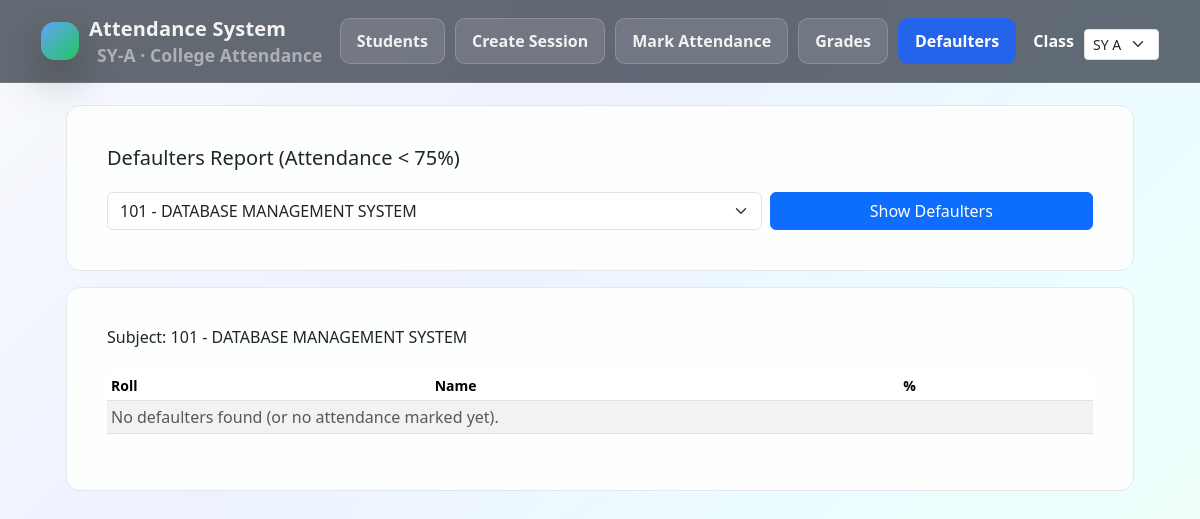
The page /defaulters?subject_id=1 on the database its author committed.
### tables this page shows
CREATE TABLE classes (
      class_id INTEGER PRIMARY KEY AUTOINCREMENT,
      year_name TEXT NOT NULL,
      division TEXT NOT NULL,
      academic_year TEXT NOT NULL,
      UNIQUE(year_name, division, academic_year)
    );

CREATE TABLE subjects (
      subject_id INTEGER PRIMARY KEY AUTOINCREMENT,
      subject_code TEXT NOT NULL UNIQUE,
      subject_name TEXT NOT NULL
    );

### app.py (the view)
@app.route("/defaulters", methods=["GET"])
def defaulters():
    subject_id = request.args.get("subject_id", type=int)
    conn = get_conn()
    cur = conn.cursor()
    klass = get_selected_class(cur)
    if not klass:
        conn.close()
        return "No class found. Please insert a class row in classes table first."
    cur.execute(
        """
        SELECT s.subject_id, s.subject_code, s.subject_name
        FROM subjects s
        JOIN class_subjects cs ON cs.subject_id = s.subject_id
        WHERE cs.class_id = ?
        ORDER BY s.subject_code
        """,
        (klass["class_id"],),
    )
    subjects = cur.fetchall()
    results = []
    chosen_subject = None
    if subject_id:
        chosen_subject = next((s for s in subjects if s["subject_id"] == subject_id), None)
        cur.execute(
            """
            SELECT st.roll_no,
                   st.full_name,
                   ROUND(
                       100.0 * SUM(CASE WHEN a.status = 'P' THEN 1 ELSE 0 END) / COUNT(*),
                       2
                   ) AS attendance_percent
            FROM attendance a
            JOIN attendance_sessions ses ON ses.session_id = a.session_id
            JOIN class_subjects cs ON cs.class_subject_id = ses.class_subject_id
            JOIN students st ON st.student_id = a.student_id
            WHERE cs.subject_id = ?
              AND cs.class_id = ?
              AND st.class_id = ?
            GROUP BY st.student_id, st.roll_no, st.full_name
            HAVING attendance_percent < 75
            ORDER BY attendance_percent ASC
            """,
            (subject_id, klass["class_id"], klass["class_id"]),
        )
        results = cur.fetchall()
    conn.close()
    return render_template(
        "report_defaulters.html",
        subjects=subjects,
        results=results,
        chosen_subject=chosen_subject,
    )

### app.py (called while the page is built)
@app.before_request
def ensure_selected_class():
    selected_class_id = request.args.get("class_id", type=int)
    if selected_class_id:
        session["selected_class_id"] = selected_class_id

def get_selected_class(cur):
    selected_class_id = session.get("selected_class_id")
    klass = None
    if selected_class_id:
        cur.execute(
            "SELECT class_id, year_name, division, academic_year FROM classes WHERE class_id = ?",
            (selected_class_id,),
        )
        klass = cur.fetchone()
    if not klass:
        cur.execute(
            "SELECT class_id, year_name, division, academic_year FROM classes ORDER BY year_name, division, academic_year LIMIT 1"
        )
        klass = cur.fetchone()
        if klass:
            session["selected_class_id"] = klass["class_id"]
    return klass

@app.context_processor
def inject_class_info():
    conn = get_conn()
    cur = conn.cursor()
    cur.execute(
        "SELECT class_id, year_name, division, academic_year FROM classes ORDER BY year_name, division, academic_year"
    )
    classes = cur.fetchall()
    conn.close()
    selected_class_id = session.get("selected_class_id")
    selected_class = next(
        (c for c in classes if c["class_id"] == selected_class_id), None
    )
    if not selected_class and classes:
        selected_class = classes[0]
    return {"classes": classes, "selected_class": selected_class}

### db.py (called while the page is built)
def get_conn():
    db_path = os.path.join(os.path.dirname(__file__), "college_attendance.db")
    con = sqlite3.connect(db_path)
    con.row_factory = sqlite3.Row
    return con

### templates/report_defaulters.html (shortened to what this page needs)
{% extends "base.html" %}
{% block content %}
<div class="card mb-3">
  <div class="card-body">
    <h5>Defaulters Report (Attendance &lt; 75%)</h5>
    <form method="get" class="row g-2 align-items-end mt-2">
      <div class="col-md-8">
        <select name="subject_id" class="form-select" required>
          {% for s in subjects %}
            <option value="{{ s.subject_id }}" {% if chosen_subject and chosen_subject.subject_id == s.subject_id %}selected{% endif %}>
              {{ s.subject_code }} - {{ s.subject_name }}
            </option>
          {% endfor %}
        </select>
      </div>
      <div class="col-md-4">
        <button class="btn btn-primary w-100">Show Defaulters</button>
      </div>
    </form>
  </div>
</div>
{% if chosen_subject %}
<div class="card">
  <div class="card-body">
    <h6>Subject: {{ chosen_subject.subject_code }} - {{ chosen_subject.subject_name }}</h6>
    <div class="table-responsive">
      <table class="table table-sm table-striped mt-3">
        <thead><tr><th>Roll</th><th>Name</th><th>%</th></tr></thead>
        <tbody>
          {% if results|length == 0 %}
            <tr><td colspan="3" class="text-muted">No defaulters found (or no attendance marked yet).</td></tr>
          {% endif %}
        </tbody>
      </table>
    </div>
  </div>
</div>
{% endif %}
{% endblock %}

### templates/base.html (shortened to what this page needs)
<!doctype html>
<html lang="en">
  <head>
    <link href="https://cdn.jsdelivr.net/npm/bootstrap@5.3.3/dist/css/bootstrap.min.css" rel="stylesheet" />
    <link rel="stylesheet" href="{{ url_for('static', filename='css/style.css') }}" />
  </head>
  <body>
    <nav class="topnav">
      <div class="nav-inner">
        <a class="brand" href="/">
          <span class="brand-badge"></span>
          <div>
            Attendance System
            <small>{{ selected_class.year_name }}-{{ selected_class.division }} · College Attendance</small>
          </div>
        </a>
        <div class="nav-actions">
          <a href="/students" class="pill {% if request.path == '/students' %}active{% endif %}">Students</a>
          <a href="/create-session" class="pill {% if request.path == '/create-session' %}active{% endif %}">Create Session</a>
          <a href="/mark-attendance" class="pill {% if request.path == '/mark-attendance' %}active{% endif %}">Mark Attendance</a>
          <a href="/grades" class="pill {% if request.path == '/grades' %}active{% endif %}">Grades</a>
          <a href="/defaulters" class="pill {% if request.path == '/defaulters' %}active{% endif %}">Defaulters</a>
        </div>
        <form method="get" class="d-flex align-items-center" style="gap: 10px;">
          <label class="mb-0 text-white" style="font-weight:700;">Class</label>
          <select name="class_id" class="form-select form-select-sm" onchange="this.form.submit()">
            {% for c in classes %}
              <option value="{{ c.class_id }}" {% if selected_class and selected_class.class_id == c.class_id %}selected{% endif %}>
                {{ c.year_name }} {{ c.division }}
              </option>
            {% endfor %}
          </select>
        </form>
      </div>
    </nav>
    <div class="page-wrap">
      {% block content %}{% endblock %}
    </div>
  </body>
</html>

### static/css/style.css (style rules this page uses)
body { margin: 0; font-family: "Segoe UI", system-ui, -apple-system, sans-serif; background: linear-gradient(180deg, #eef2f7 0%, #f8fafc 100%); color: #1f2937; }
.brand { color: #ffffff; font-size: 20px; font-weight: 700; }
.brand small { font-weight: 400; opacity: 0.7; margin-left: 8px; }
.page-wrap { max-width: 1100px; margin: 40px auto; padding: 0 20px; }
.card { background: #fdfefe; border-radius: 14px; padding: 24px; margin-bottom: 24px; border: 1px solid #e5e7eb; }
input, select { width: 100%; padding: 10px 12px; margin-top: 6px; border-radius: 8px; border: 1px solid #cbd5f5; }
button { background: #2563eb; color: white; border: none; padding: 10px 18px; border-radius: 10px; font-weight: 600; cursor: pointer; }
table { width: 100%; border-collapse: collapse; }
th { text-align: left; font-size: 14px; color: #64748b; padding-bottom: 8px; }
td { padding: 10px 0; border-top: 1px solid #e5e7eb; }
.w-100 { width:100%; }

### templates/base.html (style rules this page uses)
:root { --text: rgba(255,255,255,0.92); --muted: rgba(255,255,255,0.68); }
body { background: linear-gradient( 135deg, #f8fafc 0%, #eef2ff 35%, #ecfeff 70%, #f0fdf4 100% ); min-height: 100vh; color: #0f172a; }
.topnav { position: sticky; top: 0; z-index: 100; background: rgba(10,18,32,0.62); backdrop-filter: blur(12px); border-bottom: 1px solid rgba(255,255,255,0.10); }
.nav-inner { max-width: 1150px; margin: 0 auto; padding: 14px 16px; display:flex; align-items:center; justify-content:space-between; gap: 12px; }
.brand { display:flex; align-items:center; gap: 10px; font-weight: 900; letter-spacing: 0.2px; color: var(--text); text-decoration: none; }
.brand-badge { width: 38px; height: 38px; border-radius: 14px; background: linear-gradient(135deg, #60a5fa 0%, #22c55e 100%); box-shadow: 0 18px 45px rgba(0,0,0,0.35); }
.brand small { display:block; margin-top: -2px; font-weight: 700; color: var(--muted); letter-spacing: 0.1px; }
.nav-actions { display:flex; gap: 10px; flex-wrap: wrap; justify-content: flex-end; }
.pill { padding: 10px 16px; border-radius: 10px; border: 1px solid rgba(255,255,255,0.18); background: rgba(255,255,255,0.10); color: rgba(255,255,255,0.90); font-weight: 600; text-decoration: none; }
.pill.active { background: #2563eb; color: white; border-color: #2563eb; }
.page-wrap { max-width: 1100px; margin: 0 auto; padding: 22px 16px; }

### rows shown on the page
classes: year_name "SY", division "A"
subjects: subject_code "101", subject_name "DATABASE MANAGEMENT SYSTEM"

### other values the page prints
form field class_id "SY A"
form field subject_id "101 - DATABASE MANAGEMENT SYSTEM"
